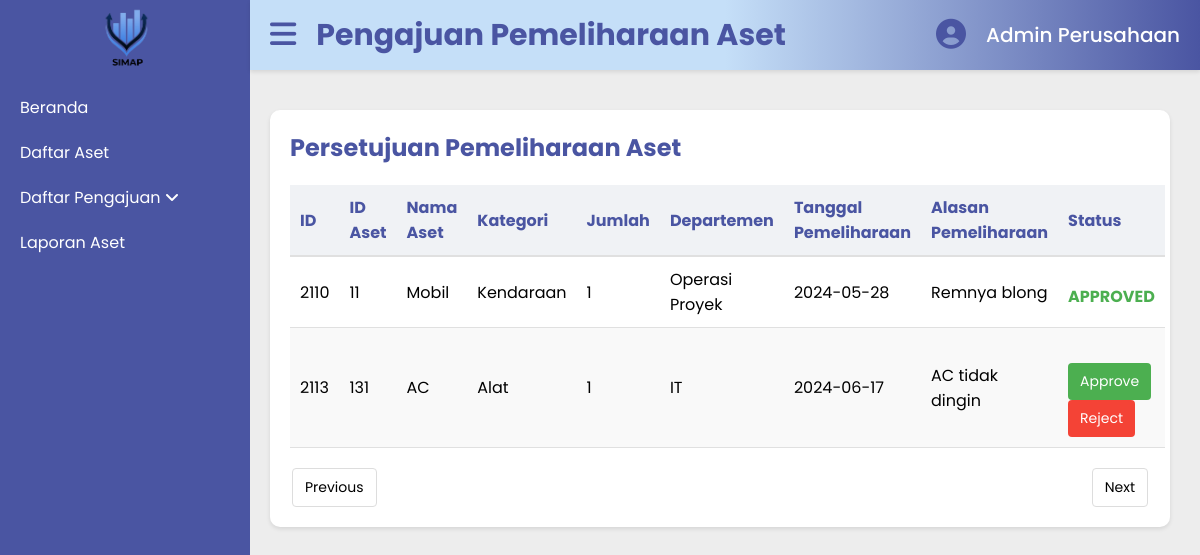
Page /SIMAP-Project/persetujuanPemeliharaan.php on the committed database.
### tables this page shows
CREATE TABLE `pengajuan_pemeliharaan` (
  `idPengajuanPemeliharaan` int(11) NOT NULL,
  `idAset` int(11) DEFAULT NULL,
  `namaAset` varchar(100) NOT NULL,
  `kategoriAset` varchar(255) NOT NULL,
  `jumlah` int(11) NOT NULL,
  `departemen` varchar(255) NOT NULL,
  `tanggalPemeliharaan` date NOT NULL,
  `alasanPemeliharaan` varchar(255) NOT NULL,
  `status` varchar(50) NOT NULL
);

### SIMAP-Project/persetujuanPemeliharaan.php (the view, shortened to what this page needs)
<?php
include 'php/koneksi.php';
$query_mysql = mysqli_query($mysqli, "SELECT * FROM pengajuan_pemeliharaan");
?>
<!DOCTYPE html>
<html lang="en">
<head>
    <link rel="stylesheet" href="style/style-persetujuanPengadaan.css">
</head>
<body>
    <div id="daftarPengajuan">
        <div class="container">
            <nav class="sidebar">
                <div class="logo">
                    <a href="#"> <img src="assets/simap.png" class="logo" alt="Logo SIMAP"></a>
                </div>
                <ul>
                    <li><a href="page-Beranda.php">Beranda</a></li>
                    <li><a href="page-daftarAset.php">Daftar Aset</a></li>
                    <li><a href="#">Daftar Pengajuan <i class="fa-solid fa-angle-down"></i></a>
                    </li>
                    <li><a href="laporan.php">Laporan Aset</a></li>
                </ul>
            </nav>
            <div class="header">
                <div class="menu-bar">
                    <a href="#"><i class="fa-solid fa-bars" style="color: #4a55a2;"></i></a>
                    <h1>Pengajuan Pemeliharaan Aset</h1>
                </div>
                <ul>
                    <li class="admin-profile"><a href="#">
                        <i class="fa-solid fa-circle-user" style="color: #4a55a2;"></i>
                    </a>
                    </li>
                    <li class="username">
                        <a href="#">Admin Perusahaan</a>
                    </li>
                </ul>
            </div>
            <div class="box">
                <h2>Persetujuan Pemeliharaan Aset</h2>
                <table>
                    <thead>
                        <tr>
                            <th>ID</th>
                            <th>ID Aset</th>
                            <th>Nama Aset</th>
                            <th>Kategori</th>
                            <th>Jumlah</th>
                            <th>Departemen</th>
                            <th>Tanggal Pemeliharaan</th>
                            <th>Alasan Pemeliharaan</th>
                            <th>Status</th>
                        </tr>
                    </thead>
                    <tbody>
                    <?php while ($data = mysqli_fetch_assoc($query_mysql)) { ?>
                        <tr>
                            <td><?php echo $data['idPengajuanPemeliharaan']; ?></td>
                            <td><?php echo $data['idAset']; ?></td>
                            <td><?php echo $data['namaAset']; ?></td>
                            <td><?php echo $data['kategoriAset']; ?></td>
                            <td><?php echo $data['jumlah']; ?></td>
                            <td><?php echo $data['departemen']; ?></td>
                            <td><?php echo $data['tanggalPemeliharaan']; ?></td>
                            <td><?php echo $data['alasanPemeliharaan']; ?></td>
                            <td>
                                <div class="status-text <?php echo ($data['status'] == 'APPROVED') ? 'status-approved' : (($data['status'] == 'REJECTED') ? 'status-rejected' : ''); ?>">
                                    <?php echo $data['status']; ?>
                                </div>
                                <?php if (empty($data['status'])) { ?>
                                    <button class="approve" data-id="<?php echo $data['idPengajuanPemeliharaan']; ?>">Approve</button>
                                    <button class="reject" data-id="<?php echo $data['idPengajuanPemeliharaan']; ?>">Reject</button>
                                <?php } ?>
                            </td>
                        </tr>
                        <?php } ?>
                    </tbody>
                </table>
                <div class="pagination">
                    <button class="prev">Previous</button>
                    <button class="next">Next</button>
                </div>
            </div>
        </div>
    </div>
</body>
</html>

### SIMAP-Project/style/style-persetujuanPengadaan.css (style rules this page uses)
* { margin: 0; padding: 0; font-family: 'Poppins', sans-serif; box-sizing: border-box; }
html { scroll-behavior: smooth; }
body { margin: 0; padding: 0; background-color: #EDEDED; }
#daftarPengajuan .container { display: flex; flex-direction: column; }
.sidebar { background-color: #4a55a2; width: 250px; height: 100vh; padding-top: 20px; position: fixed; }
.sidebar .logo { display: block; margin: -20px auto 10px; width: 75px; }
.sidebar ul { list-style: none; padding: 0; }
.sidebar ul li { padding: 10px 20px; }
.sidebar ul li a { color: white; text-decoration: none; display: block; }
.header { height: 70px; display: flex; justify-content: space-between; align-items: center; padding: 10px 20px; background: linear-gradient(to right, #C5DFF8, #C5DFF8, #4A55A2); box-shadow: 0 2px 4px rgba(0, 0, 0, 0.1); position: fixed; top: 0; left: 250px; width: calc(100% - 250px); }
.header .menu-bar { text-decoration: none; color: #4a55a2; display: flex; flex-direction: row; font-size: 30px; }
.header .menu-bar h1 { text-decoration: none; font-size: 30px; padding-left: 20px; }
.header ul { display: flex; list-style: none; padding: 0; margin: 0; }
.header ul li { margin-left: 20px; display: flex; align-items: center; }
.header ul .admin-profile a { font-size: 30px; }
.header ul .username a { text-decoration: none; font-size: 20px; font-weight: 500; color: #FFF; }
.box { width: calc(100% - 300px); height: auto; background-color: white; border-radius: 10px; margin-top: 110px; margin-left: 270px; padding: 20px; box-shadow: 0 2px 4px rgba(0, 0, 0, 0.1); }
.box h2 { margin-bottom: 20px; color: #4a55a2; }
table { width: 100%; border-collapse: collapse; margin-bottom: 20px; }
table thead th { background-color: #f0f2f5; padding: 10px; text-align: left; color: #4a55a2; border-bottom: 2px solid #e0e0e0; }
table tbody td { padding: 10px; border-bottom: 1px solid #e0e0e0; }
table tbody tr:nth-child(even) { background-color: #f9f9f9; }
button { padding: 8px 12px; border: none; border-radius: 4px; cursor: pointer; font-size: 14px; }
button.approve { background-color: #4caf50; color: white; }
button.reject { background-color: #f44336; color: white; }
.status-approved { color: #4caf50; font-weight: bold; }
.status-text { display: inline-block; margin-top: 8px; }
.pagination { display: flex; justify-content: flex-end; margin-top: 20px; }
.pagination button { padding: 8px 12px; border: 1px solid #ddd; background-color: white; cursor: pointer; margin: 0 2px; border-radius: 4px; }
.pagination .prev { margin-right: auto; }
.pagination .next { margin-left: auto; }

### rows in the picture
pengajuan_pemeliharaan: idPengajuanPemeliharaan "2110", idAset "11", namaAset "Mobil", kategoriAset "Kendaraan", jumlah "1", departemen "Operasi Proyek", tanggalPemeliharaan "2024-05-28", alasanPemeliharaan "Remnya blong", status "APPROVED"
pengajuan_pemeliharaan: idPengajuanPemeliharaan "2113", idAset "131", namaAset "AC", kategoriAset "Alat", jumlah "1", departemen "IT", tanggalPemeliharaan "2024-06-17", alasanPemeliharaan "AC tidak dingin"
